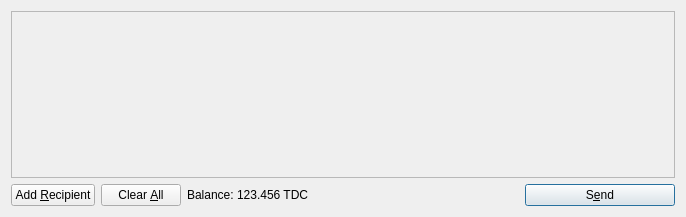
<?xml version="1.0" encoding="UTF-8"?>
<ui version="4.0">
 <class>SendCoinsDialog</class>
 <widget class="QDialog" name="SendCoinsDialog">
  <property name="geometry">
   <rect>
    <x>0</x>
    <y>0</y>
    <width>686</width>
    <height>217</height>
   </rect>
  </property>
  <property name="windowTitle">
   <string>Send Coins</string>
  </property>
  <layout class="QVBoxLayout" name="verticalLayout">
   <item>
    <widget class="QScrollArea" name="scrollArea">
     <property name="widgetResizable">
      <bool>true</bool>
     </property>
     <widget class="QWidget" name="scrollAreaWidgetContents">
      <property name="geometry">
       <rect>
        <x>0</x>
        <y>0</y>
        <width>666</width>
        <height>165</height>
       </rect>
      </property>
      <layout class="QVBoxLayout" name="verticalLayout_2">
       <property name="margin">
        <number>0</number>
       </property>
       <item>
        <layout class="QVBoxLayout" name="entries">
         <property name="spacing">
          <number>6</number>
         </property>
        </layout>
       </item>
       <item>
        <spacer name="verticalSpacer">
         <property name="orientation">
          <enum>Qt::Vertical</enum>
         </property>
         <property name="sizeHint" stdset="0">
          <size>
           <width>20</width>
           <height>40</height>
          </size>
         </property>
        </spacer>
       </item>
      </layout>
     </widget>
    </widget>
   </item>
   <item>
    <layout class="QHBoxLayout" name="horizontalLayout">
     <item>
      <widget class="QPushButton" name="addButton">
       <property name="toolTip">
        <string>Send to multiple recipients at once</string>
       </property>
       <property name="text">
        <string>Add &amp;Recipient</string>
       </property>
       <property name="icon">
        <iconset resource="../bitcoin.qrc">
         <normaloff>:/icons/add</normaloff>:/icons/add</iconset>
       </property>
       <property name="autoDefault">
        <bool>false</bool>
       </property>
      </widget>
     </item>
     <item>
      <widget class="QPushButton" name="clearButton">
       <property name="sizePolicy">
        <sizepolicy hsizetype="Minimum" vsizetype="Fixed">
         <horstretch>0</horstretch>
         <verstretch>0</verstretch>
        </sizepolicy>
       </property>
       <property name="toolTip">
        <string>Remove all transaction fields</string>
       </property>
       <property name="text">
        <string>Clear &amp;All</string>
       </property>
       <property name="icon">
        <iconset resource="../bitcoin.qrc">
         <normaloff>:/icons/remove</normaloff>:/icons/remove</iconset>
       </property>
       <property name="autoRepeatDelay">
        <number>300</number>
       </property>
       <property name="autoDefault">
        <bool>false</bool>
       </property>
      </widget>
     </item>
     <item>
      <layout class="QHBoxLayout" name="horizontalLayout_2">
       <property name="spacing">
        <number>3</number>
       </property>
       <item>
        <widget class="QLabel" name="label">
         <property name="text">
          <string>Balance:</string>
         </property>
        </widget>
       </item>
       <item>
        <widget class="QLabel" name="labelBalance">
         <property name="cursor">
          <cursorShape>IBeamCursor</cursorShape>
         </property>
         <property name="text">
          <string>123.456 TDC</string>
         </property>
         <property name="textInteractionFlags">
          <set>Qt::LinksAccessibleByMouse|Qt::TextSelectableByKeyboard|Qt::TextSelectableByMouse</set>
         </property>
        </widget>
       </item>
      </layout>
     </item>
     <item>
      <spacer name="horizontalSpacer">
       <property name="orientation">
        <enum>Qt::Horizontal</enum>
       </property>
       <property name="sizeHint" stdset="0">
        <size>
         <width>40</width>
         <height>20</height>
        </size>
       </property>
      </spacer>
     </item>
     <item>
      <widget class="QPushButton" name="sendButton">
       <property name="minimumSize">
        <size>
         <width>150</width>
         <height>0</height>
        </size>
       </property>
       <property name="toolTip">
        <string>Confirm the send action</string>
       </property>
       <property name="text">
        <string>S&amp;end</string>
       </property>
       <property name="icon">
        <iconset resource="../bitcoin.qrc">
         <normaloff>:/icons/send</normaloff>:/icons/send</iconset>
       </property>
       <property name="default">
        <bool>true</bool>
       </property>
      </widget>
     </item>
    </layout>
   </item>
  </layout>
 </widget>
 <resources>
  <include location="../bitcoin.qrc"/>
 </resources>
 <connections/>
</ui>
